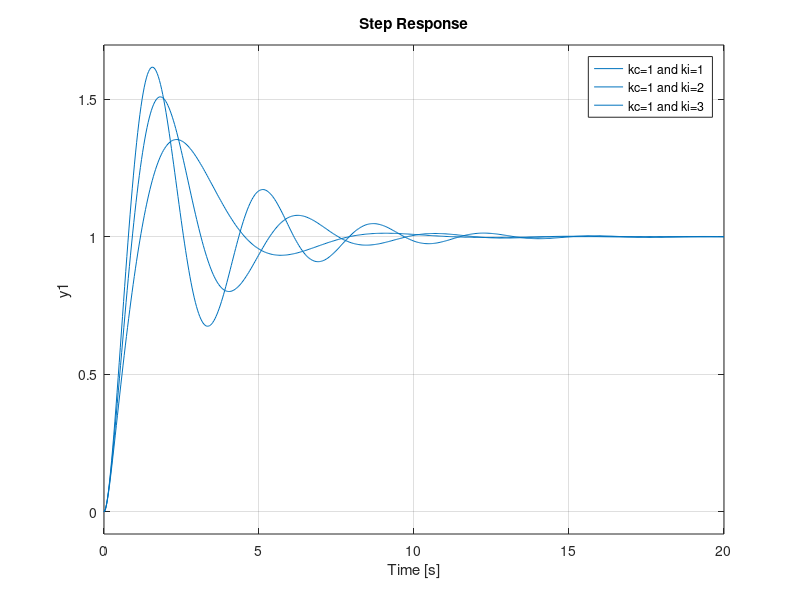
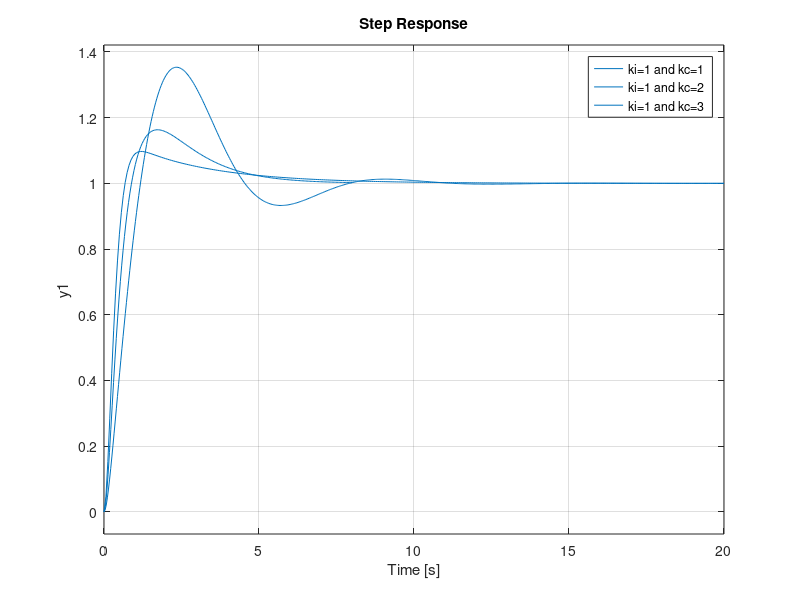
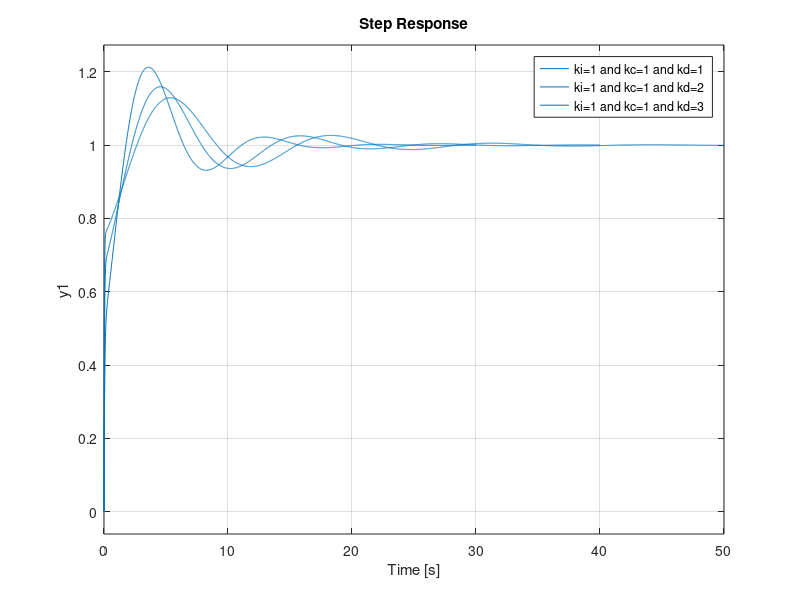
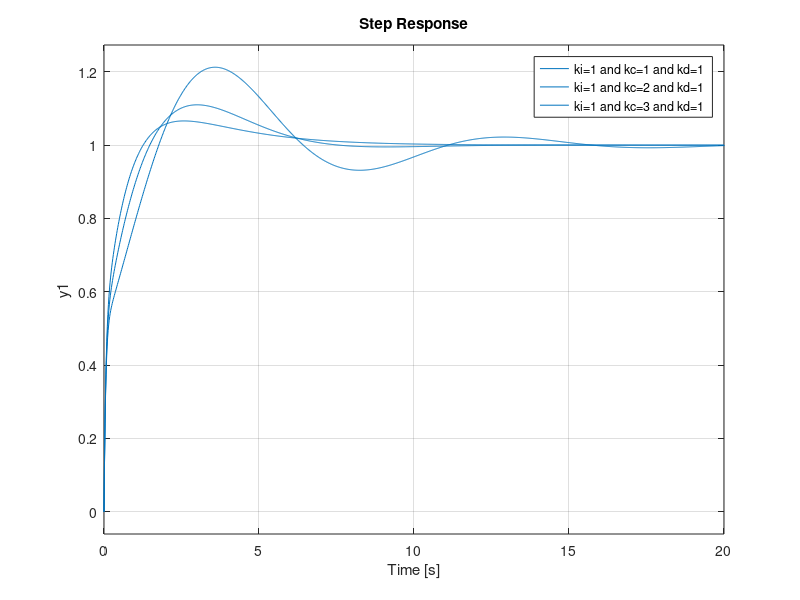

MATLAB code for these plots, in order:
clear;
clc;
close all;
kc=1:5;
ki=1:5;
kd=1:5;

%PI
figure(1);
for i=1:3
TF=tf([9.66*kc(1) 9.66*ki(i)],[1 9.66 9.66*kc(1) 9.66*ki(i)]);

step(TF)

hold on
end
legend('kc=1 and ki=1','kc=1 and ki=2','kc=1 and ki=3','kc=1 and ki=1')


figure(2);
for j=1:3
TF=tf([9.66*kc(j) 9.66*ki(1)],[1 9.66 9.66*kc(j) 9.66*ki(1)]);

step(TF)
hold on
end
legend('ki=1 and kc=1','ki=1 and kc=2','ki=1 and kc=3')

%PID
figure(3);
for k=1:3
TF=tf([9.66*kd(k) 9.66*kc(1) 9.66*ki(1)],[1 9.66*kd(k)+9.66 9.66*kc(1) 9.66*ki(1)]);

step(TF)
hold on
end
legend('ki=1 and kc=1 and kd=1','ki=1 and kc=1 and kd=2','ki=1 and kc=1 and kd=3')


figure(4);
for k=1:3
TF=tf([9.66*kd(1) 9.66*kc(k) 9.66*ki(1)],[1 9.66*kd(1)+9.66 9.66*kc(k) 9.66*ki(1)]);

step(TF)
hold on
end
legend('ki=1 and kc=1 and kd=1','ki=1 and kc=2 and kd=1','ki=1 and kc=3 and kd=1')


figure(5);
for k=1:3
TF=tf([9.66*kd(1) 9.66*kc(1) 9.66*ki(k)],[1 9.66*kd(1)+9.66 9.66*kc(1) 9.66*ki(k)]);

step(TF)
hold on
end
legend('ki=1 and kc=1 and kd=1','ki=2 and kc=1 and kd=1','ki=3 and kc=1 and kd=1')


%PD
figure(6);
for i=1:3
TF=tf([9.66*kd(i) 9.66*kc(1)],[1 9.66+kd(i)+9.66 9.66*kc(1)]);

step(TF)

hold on
end
legend('kc=1 and kd=1','kc=1 and kd=2','kc=1 and kd=3')


figure(7);
for i=1:3
TF=tf([9.66*kd(1) 9.66*kc(i)],[1 9.66+kd(1)+9.66 9.66*kc(i)]);

step(TF)

hold on
end
legend('kc=1 and kd=1','kc=2 and kd=1','kc=3 and kd=1')


%P
figure(8);
for i=1:3
TF=tf([9.66*kc(i)],[1 9.66 9.66*kc(i)]);

step(TF)

hold on
end
legend('kc=1','kc=2','kc=3')
